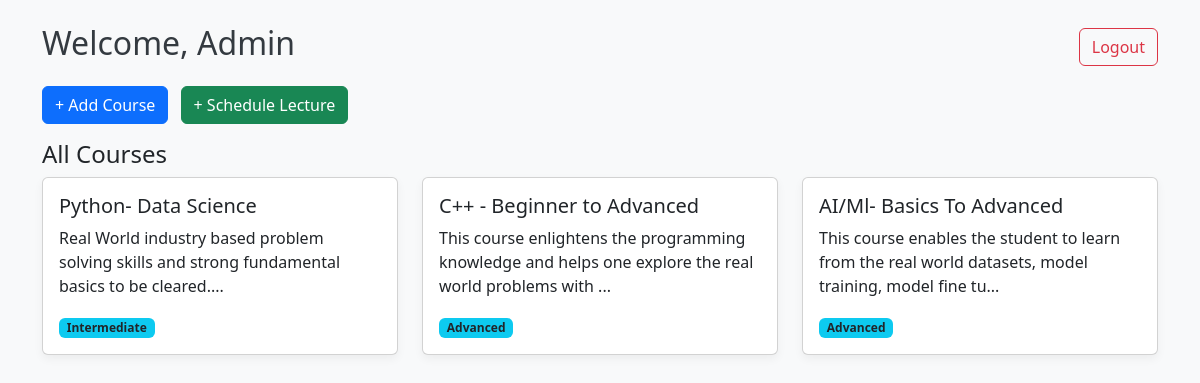
The page /admin/ (signed in) on the database its author committed.
### models.py (models this page shows)
class Course(db.Model):
    __tablename__ = 'courses'
    id = db.Column(db.Integer, primary_key=True)
    name = db.Column(db.String(150), nullable=False)
    level = db.Column(db.String(50), nullable=False)
    description = db.Column(db.Text, nullable=True)
    image_url = db.Column(db.String(255), nullable=True)
    lectures = db.relationship('Lecture', backref='course', lazy=True)

### routes/admin_routes.py (the view)
@admin_bp.route('/')
@login_required
def admin_dashboard():
    if current_user.role != 'admin':
        return redirect(url_for('auth.login'))
    courses = Course.query.all()
    return render_template('admin_dashboard.html', courses=courses)

### app.py (called while the page is built)
@login_manager.user_loader
def load_user(user_id):
    return db.session.get(Instructor, int(user_id))

### templates/admin_dashboard.html (shortened to what this page needs)
{% extends 'base.html' %}
{% block content %}
<div class="container mt-4">
    <div class="d-flex justify-content-between align-items-center mb-3">
        <h2>Welcome, Admin</h2>
        <a href="{{ url_for('auth.logout') }}" class="btn btn-outline-danger">Logout</a>
    </div>
    <div class="mb-3">
        <a class="btn btn-primary me-2" href="{{ url_for('admin.add_course') }}">+ Add Course</a>
        <a class="btn btn-success" href="{{ url_for('admin.schedule_lecture') }}">+ Schedule Lecture</a>
    </div>
    <h4>All Courses</h4>
    <div class="row">
        {% for course in courses %}
        <div class="col-md-4 mb-3">
            <div class="card">
                <div class="card-body">
                    <h5 class="card-title">{{ course.name }}</h5>
                    <p class="card-text">{{ course.description[:100] }}...</p>
                    <span class="badge bg-info text-dark">{{ course.level }}</span>
                </div>
            </div>
        </div>
        {% endfor %}
    </div>
</div>
{% endblock %}

### templates/base.html (shortened to what this page needs)
<!DOCTYPE html>
<html lang="en">
<head>
    <link href="https://cdn.jsdelivr.net/npm/bootstrap@5.3.0/dist/css/bootstrap.min.css" rel="stylesheet">
    <link rel="stylesheet" href="{{ url_for('static', filename='css/styles.css') }}">
</head>
<body>
    {% block content %}{% endblock %}
</body>
</html>

### static/css/styles.css (style rules this page uses)
body { background-color: #f8f9fa; font-family: 'Segoe UI', sans-serif; }
h3, h2 { color: #343a40; }
.card { box-shadow: 0 4px 10px rgba(0, 0, 0, 0.05); }

### rows shown on the page
Course: name "Python- Data Science", description "Real World industry based problem solving skills and strong fundamental basics to be cleared.", level "Intermediate"
Course: name "C++ - Beginner to Advanced", description "This course enlightens the programming knowledge and helps one explore the real world problems with", level "Advanced"
Course: name "AI/Ml- Basics To Advanced", description "This course enables the student to learn from the real world datasets, model training, model fine tu", level "Advanced"
